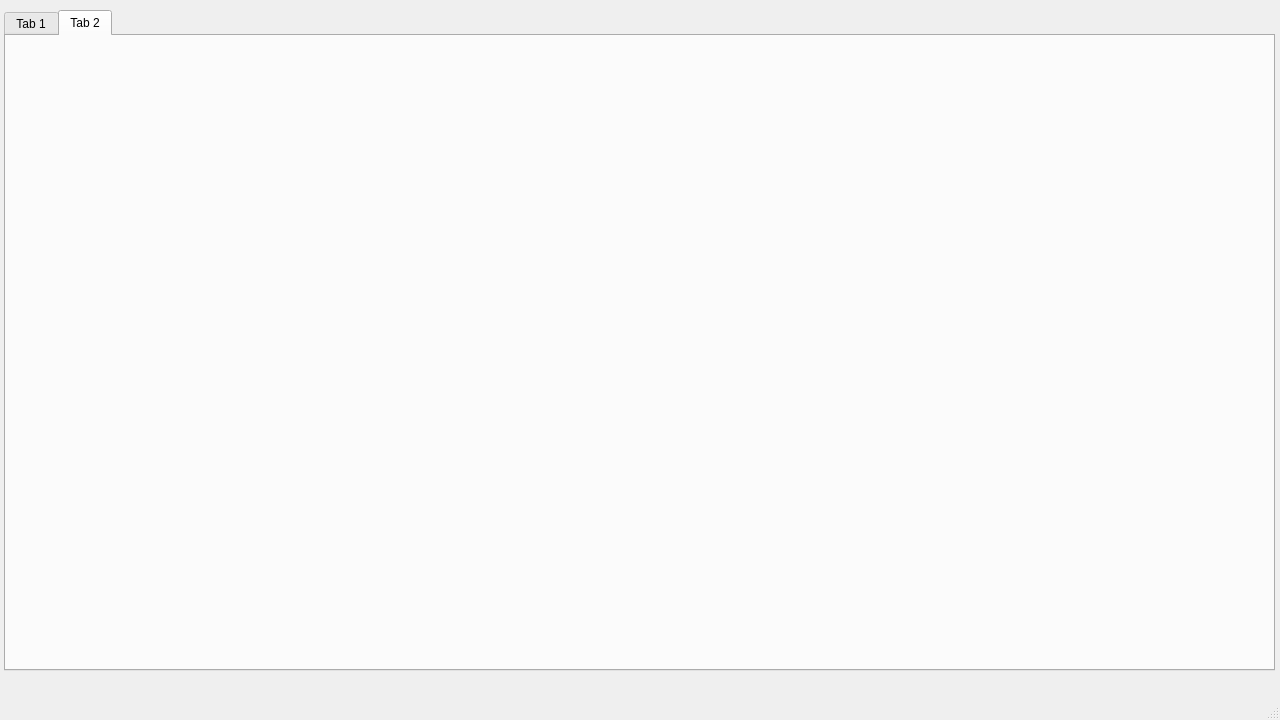
<?xml version="1.0" encoding="UTF-8"?>
<ui version="4.0">
 <class>MainWindow</class>
 <widget class="QMainWindow" name="MainWindow">
  <property name="geometry">
   <rect>
    <x>0</x>
    <y>0</y>
    <width>1280</width>
    <height>720</height>
   </rect>
  </property>
  <property name="windowTitle">
   <string>MainWindow</string>
  </property>
  <widget class="QWidget" name="centralwidget">
   <widget class="QTabWidget" name="origin">
    <property name="geometry">
     <rect>
      <x>4</x>
      <y>10</y>
      <width>1271</width>
      <height>661</height>
     </rect>
    </property>
    <property name="currentIndex">
     <number>1</number>
    </property>
    <widget class="QWidget" name="tab">
     <attribute name="title">
      <string>Tab 1</string>
     </attribute>
    </widget>
    <widget class="QWidget" name="tab_2">
     <attribute name="title">
      <string>Tab 2</string>
     </attribute>
    </widget>
   </widget>
  </widget>
  <widget class="QMenuBar" name="menubar">
   <property name="geometry">
    <rect>
     <x>0</x>
     <y>0</y>
     <width>1280</width>
     <height>26</height>
    </rect>
   </property>
  </widget>
  <widget class="QStatusBar" name="statusbar"/>
 </widget>
 <resources/>
 <connections/>
</ui>
